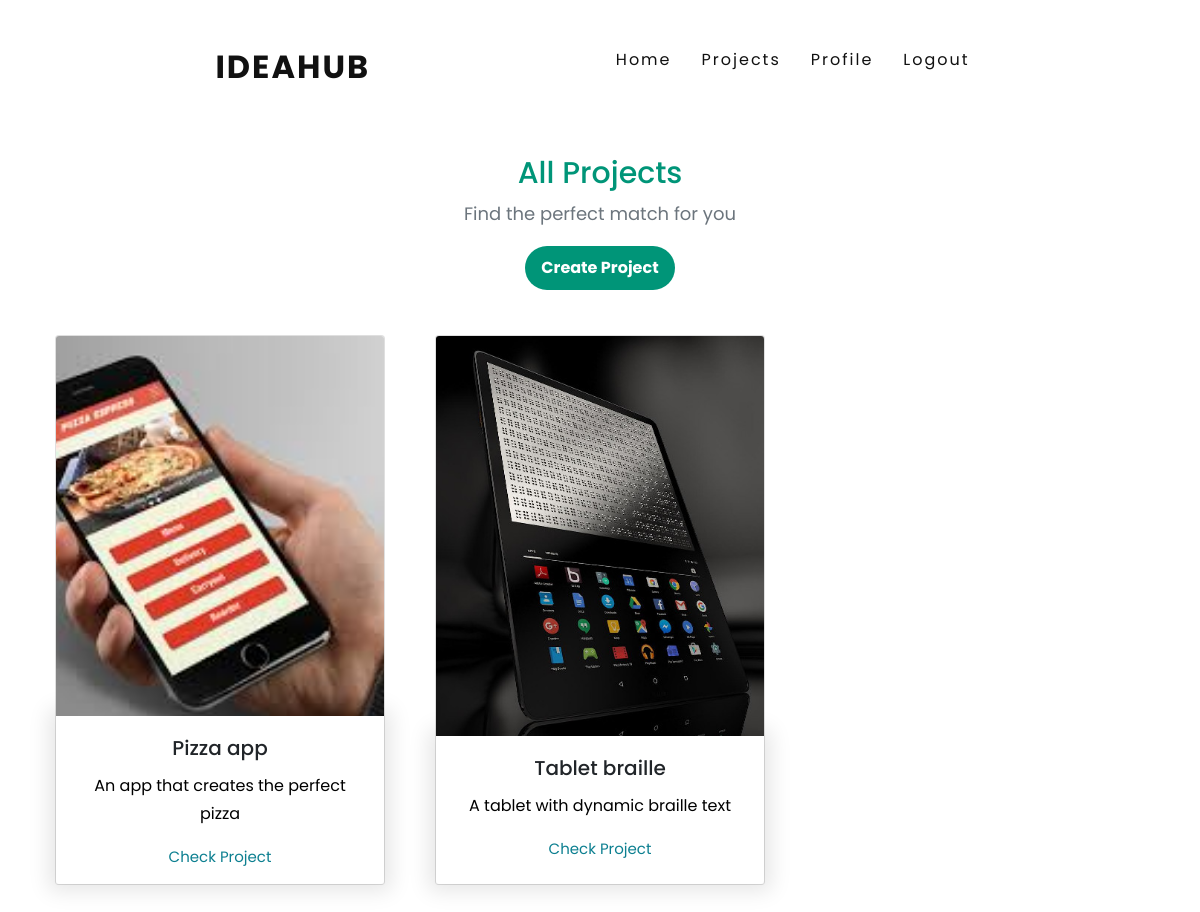
Page /projects (signed in) on the committed database.
### plan/models.py (models this page shows, shortened)
class Project(models.Model):
    name=models.CharField(max_length=64)
    budget=models.DecimalField(max_digits=8,decimal_places=2)
    date=models.DateTimeField(auto_now=True)
    description=models.TextField(max_length=1000)
    headline=models.TextField(max_length=64,null=True)
    est_length=models.DecimalField(max_digits=3,decimal_places=0,null=True)
    required=models.ManyToManyField(Title)
    manager=models.ForeignKey(User,on_delete=models.CASCADE,null=True,related_name='manager')
    members=models.ManyToManyField(User, related_name='members')
    img=models.ImageField(upload_to='project_imgs',blank=True,default='plan/no_image.png')
    applications=models.ManyToManyField(User,related_name='applications',blank=True)

### plan/views.py (the view)
# urls.py: path("projects",views.projects,name="projects"),
def projects(request):
    projects=Project.objects.all()
    projects=projects.order_by("-date").all()
    return render(request,'plan/projects.html',{
        'projects':projects
    })

### plan/templates/plan/projects.html
{%extends "plan/layout.html"%}
{%load static%}
{%block body%}
    <section id="projects">
     <div class="container">
         <div class="projects_title">
             <h3>All Projects</h3>
             <p class="text-muted">Find the perfect match for you</p>
             <a href="{%url 'create_project'%}" class="btn btn-primary" id="project_btn">Create Project</a>
         </div>
         {%if projects%}
         <div class="row">
        {%for project in projects%}
             <div class="col-md-4">
                 <div class="card text-center card_projects align-items-center">
                     <div class="inner embed-responsive">
                        <img src="{{project.img.url}}" class="card-img-top img-responsive" id="test">
                     </div>
                     <div class="card-body card_projects_body">
                         <h5 class="card-title card_projects_title">{{project.name}}</h5>
                         <p>{{project.headline}}</p>
                         <a href="{%url 'project' project.name %}">Check Project</a>
                     </div>
                 </div>
             </div>
        {%endfor%}
         </div>
         {%else%}
         <h1>No projects</h1>
         {%endif%}
     </div>
    </section>
{%endblock%}

### plan/static/plan/styles.css (style rules this page uses)
* { margin:0; padding:0; box-sizing:border-box; font-family:'Poppins',sans-serif; }
body { background:#fff; line-height: 1.7; font-size:1rem; min-height:200vh; }
img { height: auto; }
p { color:black; }
.btn { padding: 10px; color: #ffffff; font-weight: bold; background: #009578; width: 100px; border: none; outline: none; border-radius: 40px; cursor: pointer; }
#projects { padding:30px 0px; }
#projects h3 { font: weight 900; font-size:30px; margin-top:100px; }
.projects_title { color:#009578; text-align: center; padding:25px 0px; }
.projects_title p { font-size:18px; }
.card_projects_body { width:100%; box-shadow:0 0 20px 7px rgb(0,0,0,0.1); }
.card_projects_body p { font-size:16px; }
.card_projects { margin:20px 10px; width:330px; height:550px; }
.card_projects_body a { color:#0c7f90; text-decoration:none; font-size:15px; margin-top:auto; font-weight: 600px; }
.inner { overflow:hidden; }
.inner img { transition:all 1.5s ease; }
#test { width:100%; height:400px; object-fit: cover; }
#project_btn { width:150px; }

### rows in the picture
Project: img (picture), name "Pizza app", headline "An app that creates the perfect pizza"
Project: img (picture), name "Tablet braille", headline "A tablet with dynamic braille text"
